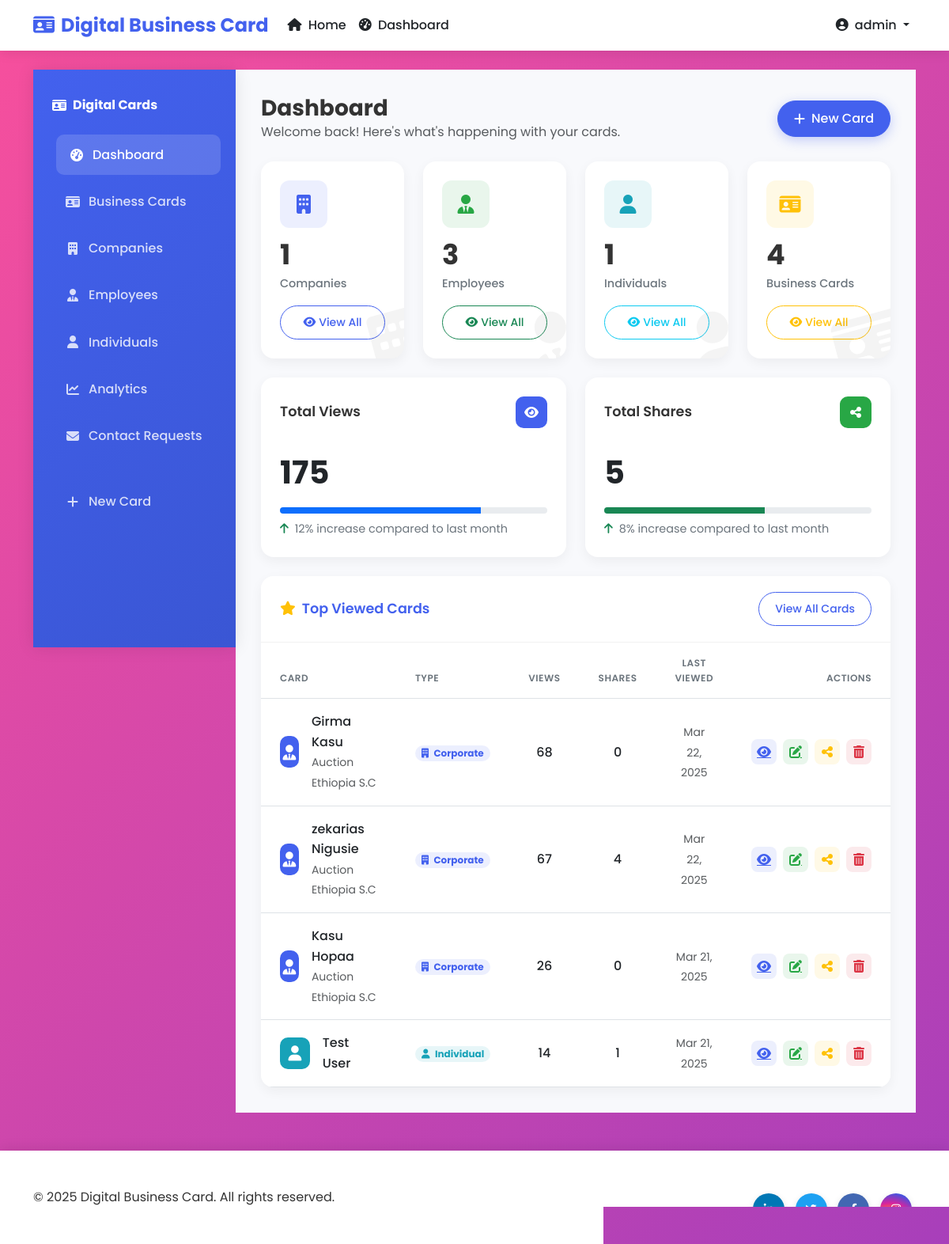
/dashboard/ (signed in), run on an earlier commit of the app's database.
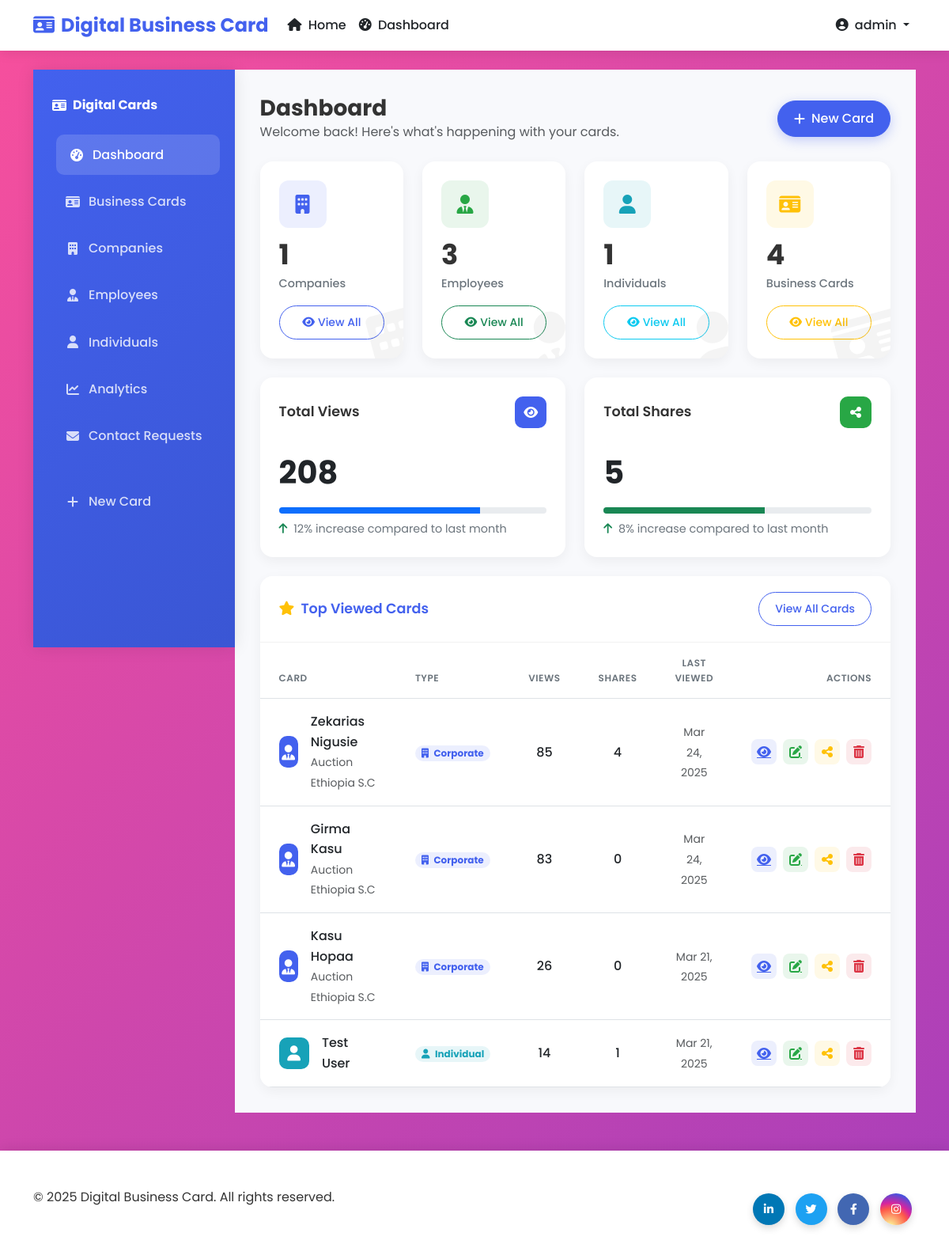
And on a later commit of the database.
### cards/models.py (models this page shows, shortened)
class BusinessCard(models.Model):
    THEME_CHOICES = [
        ('default', 'Default'),
        ('elegant', 'Elegant'),
        ('modern', 'Modern'),
    ]
    uuid = models.UUIDField(default=uuid.uuid4, editable=False, unique=True)
    employee = models.OneToOneField(Employee, on_delete=models.CASCADE, null=True, blank=True, related_name='business_card')
    individual_client = models.OneToOneField(IndividualClient, on_delete=models.CASCADE, null=True, blank=True, related_name='business_card')
    qr_code = models.ImageField(upload_to='qr_codes/', blank=True)
    views = models.PositiveIntegerField(default=0)
    shares = models.PositiveIntegerField(default=0)
    last_viewed = models.DateTimeField(auto_now=True)
    created_at = models.DateTimeField(auto_now_add=True)
    theme = models.CharField(max_length=20, choices=THEME_CHOICES, default='default')

class Employee(models.Model):
    company = models.ForeignKey(Company, on_delete=models.CASCADE, related_name='employees')
    name = models.CharField(max_length=100)
    job_title = models.CharField(max_length=100)
    phone = models.CharField(max_length=20)
    email = models.EmailField()
    profile_picture = models.ImageField(upload_to='employee_pics/', blank=True)
    linkedin = models.URLField(blank=True)
    twitter = models.URLField(blank=True)
    facebook = models.URLField(blank=True)
    instagram = models.URLField(blank=True)
    created_at = models.DateTimeField(auto_now_add=True)

class Company(models.Model):
    name = models.CharField(max_length=100)
    logo = models.ImageField(upload_to='company_logos/', blank=True)
    address = models.CharField(max_length=200, blank=True)
    phone = models.CharField(max_length=20, blank=True)
    email = models.EmailField(blank=True)
    website = models.URLField(blank=True)
    created_at = models.DateTimeField(auto_now_add=True)
    class Meta:
        verbose_name_plural = "Companies"

class IndividualClient(models.Model):
    name = models.CharField(max_length=100)
    job_title = models.CharField(max_length=100, blank=True)
    phone = models.CharField(max_length=20, blank=True)
    email = models.EmailField(blank=True)
    website = models.URLField(blank=True)
    profile_picture = models.ImageField(upload_to='individual_pics/', blank=True)
    linkedin = models.URLField(blank=True)
    twitter = models.URLField(blank=True)
    facebook = models.URLField(blank=True)
    instagram = models.URLField(blank=True)
    created_at = models.DateTimeField(auto_now_add=True)

### cards/views.py (the view)
# urls.py: path('dashboard/', views.dashboard, name='dashboard'),
@login_required
def dashboard(request):
    total_companies = Company.objects.count()
    total_employees = Employee.objects.count()
    total_individuals = IndividualClient.objects.count()
    total_cards = BusinessCard.objects.count()
    total_views = BusinessCard.objects.aggregate(Sum('views'))['views__sum'] or 0
    total_shares = BusinessCard.objects.aggregate(Sum('shares'))['shares__sum'] or 0
    top_cards = BusinessCard.objects.order_by('-views')[:5]
    context = {
        'total_companies': total_companies,
        'total_employees': total_employees,
        'total_individuals': total_individuals,
        'total_cards': total_cards,
        'total_views': total_views,
        'total_shares': total_shares,
        'top_cards': top_cards,
    }
    return render(request, 'cards/dashboard.html', context)

### cards/templates/cards/dashboard.html (shortened to what the changed rows need)
{% extends 'cards/base.html' %}
{% block content %}
<div class="dashboard-wrapper">
    <div class="dashboard-content">
        <div class="d-flex justify-content-between align-items-center mb-4">
            <div>
                <h1 class="h3 mb-0 fw-bold">Dashboard</h1>
            </div>
        </div>
        <div class="row g-4 mb-4">
            <div class="col-md-6">
                <div class="analytics-card">
                    <div class="analytics-header">
                        <h5 class="analytics-title">Total Views</h5>
                        <div class="analytics-icon" style="background-color: #4361ee;">
                        </div>
                    </div>
                    <div class="analytics-value">{{ total_views }}</div>
                    <div class="progress mb-2" style="height: 8px;">
                        <div class="progress-bar bg-primary" role="progressbar" style="width: 75%" aria-valuenow="75" aria-valuemin="0" aria-valuemax="100"></div>
                    </div>
                    <div class="analytics-subtitle">
                        <i class="fas fa-arrow-up text-success me-1"></i>
                        <span>12% increase</span> compared to last month
                    </div>
                </div>
            </div>
        </div>
        <div class="row g-4">
            <div class="col-12">
                <div class="table-card">
                    <div class="table-responsive">
                        <table class="table mb-0">
                            <thead>
                                <tr>
                                    <th>CARD</th>
                                    <th>TYPE</th>
                                    <th class="text-center">VIEWS</th>
                                    <th class="text-center">SHARES</th>
                                    <th class="text-center">LAST VIEWED</th>
                                    <th class="text-end">ACTIONS</th>
                                </tr>
                            </thead>
                            <tbody>
                                {% for card in top_cards %}
                                <tr>
                                    <td>
                                        <div class="d-flex align-items-center">
                                            <div class="card-avatar me-3" style="background-color: {% if card.employee %}#4361ee{% else %}#17a2b8{% endif %}">
                                                {% if card.employee %}
                                                    <i class="fas fa-user-tie"></i>
                                                {% else %}
                                                    <i class="fas fa-user"></i>
                                                {% endif %}
                                            </div>
                                            <div>
                                                <div class="fw-medium">
                                                    {% if card.employee %}
                                                        {{ card.employee.name }}
                                                    {% else %}
                                                        {{ card.individual_client.name }}
                                                    {% endif %}
                                                </div>
                                                <small class="text-muted">
                                                    {% if card.employee %}
                                                        {{ card.employee.company.name }}
                                                    {% endif %}
                                                </small>
                                            </div>
                                        </div>
                                    </td>
                                    <td>
                                        <span class="badge {% if card.employee %}badge-soft-primary{% else %}badge-soft-info{% endif %} rounded-pill px-2 py-1">
                                            {% if card.employee %}
                                                <i class="fas fa-building me-1"></i> Corporate
                                            {% else %}
                                                <i class="fas fa-user me-1"></i> Individual
                                            {% endif %}
                                        </span>
                                    </td>
                                    <td class="text-center">
                                        <span class="fw-medium">{{ card.views }}</span>
                                    </td>
                                    <td class="text-center">
                                        <span class="fw-medium">{{ card.shares }}</span>
                                    </td>
                                    <td class="text-center">
                                        <small class="text-muted">{{ card.last_viewed|date:"M d, Y" }}</small>
                                    </td>
                                    <td>
                                        <div class="d-flex justify-content-end gap-2">
                                            <a href="{% url 'card_detail' card.uuid %}" class="btn-action" data-bs-toggle="tooltip" title="View">
                                                <i class="fas fa-eye"></i>
                                            </a>
                                            <a href="{% url 'card_edit' card.id %}" class="btn-action btn-action-success" data-bs-toggle="tooltip" title="Edit">
                                                <i class="fas fa-edit"></i>
                                            </a>
                                            <button class="btn-action btn-action-warning share-card-btn" data-card-uuid="{{ card.uuid }}" data-bs-toggle="tooltip" title="Share">
                                                <i class="fas fa-share-alt"></i>
                                            </button>
                                            <button class="btn-action btn-action-danger" data-bs-toggle="tooltip" title="Delete" onclick="confirmDelete('{% url 'card_delete' card.id %}')">
                                                <i class="fas fa-trash-alt"></i>
                                            </button>
                                        </div>
                                    </td>
                                </tr>
                                {% endfor %}
                            </tbody>
                        </table>
                    </div>
                </div>
            </div>
        </div>
    </div>
</div>
{% endblock %}

What changed in the data, as far as the page shows it:
changed BusinessCard: employee.name "zekarias Nigusie" → "Zekarias Nigusie"; views "67" → "85"; last_viewed "Mar 22, 2025" → "Mar 24, 2025"; moves up the list
changed BusinessCard "Girma Kasu": views "68" → "83"; last_viewed "Mar 22, 2025" → "Mar 24, 2025"
Also different on the page:
{{ total_views }}: "175" → "208"
